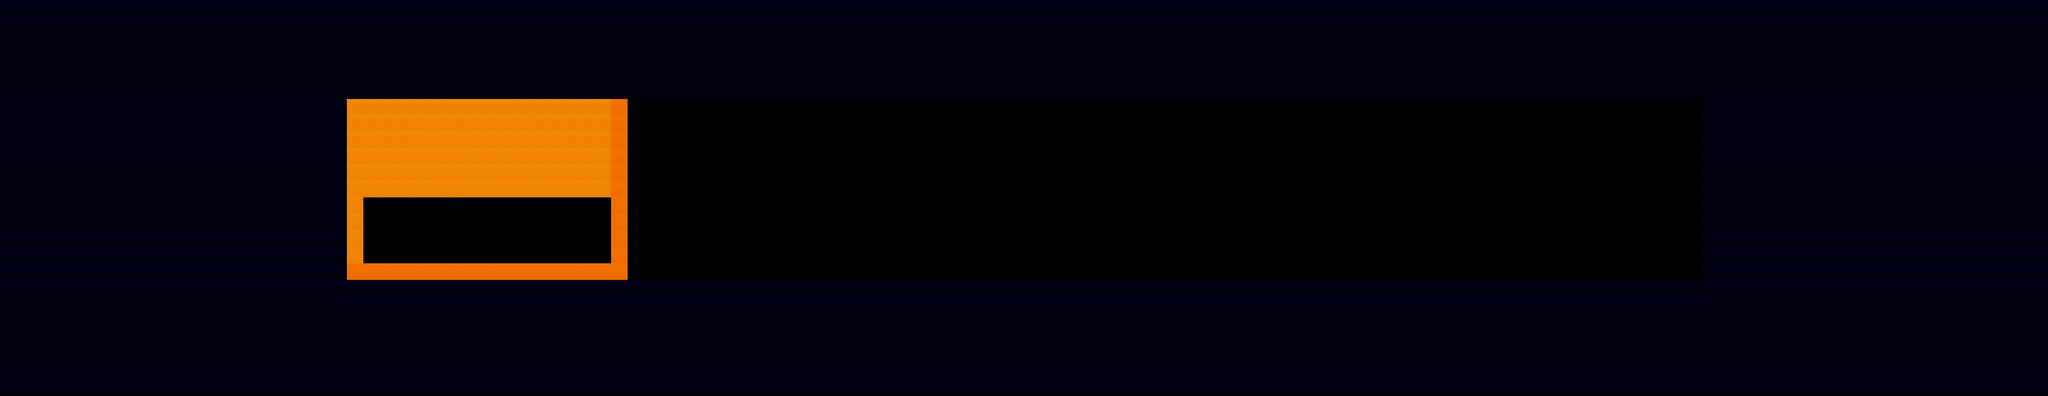

A level layout from a 2D game, rendered from its tile map. Below: a short description, then the map file with tile-grid data replaced by summaries:
An orthogonal 124x24 tile map with 24x24 px tiles, 22 tile layers (background1, background2, background3, background4, ...), 3 tilesets and 2 objects (target, exit).

<map version="1.0" orientation="orthogonal" renderorder="right-down" width="124" height="24" tilewidth="24" tileheight="24" nextobjectid="51">
 <tileset firstgid="1" name="levels" tilewidth="24" tileheight="24" tilecount="168" columns="8">
  <image source="levels.png" width="192" height="504" />
 </tileset>
 <tileset firstgid="169" name="backgrounds" tilewidth="48" tileheight="48" tilecount="16" columns="8">
  <image source="backgrounds.png" width="384" height="96" />
 </tileset>
 <tileset firstgid="185" name="large_backgrounds" tilewidth="240" tileheight="480" tilecount="8" columns="8">
  <image source="large_backgrounds.png" width="1920" height="480" />
 </tileset>
 <layer name="background1" width="124" height="24">
  <data>[2976 cells, 0 non-empty, 0 distinct tile ids]</data>
 </layer>
 <layer name="background2" width="124" height="24" offsetx="-24" offsety="144">
  <data>[2976 cells, 0 non-empty, 0 distinct tile ids]</data>
 </layer>
 <layer name="background3" width="124" height="24">
  <data>[2976 cells, 0 non-empty, 0 distinct tile ids]</data>
 </layer>
 <layer name="background4" width="124" height="24">
  <data>[2976 cells, 0 non-empty, 0 distinct tile ids]</data>
 </layer>
 <layer name="background5" width="124" height="24" offsetx="0" offsety="144">
  <data>[2976 cells, 0 non-empty, 0 distinct tile ids]</data>
 </layer>
 <layer name="background6" width="124" height="24">
  <data>[2976 cells, 0 non-empty, 0 distinct tile ids]</data>
 </layer>
 <layer name="background7" width="124" height="24">
  <data>[2976 cells, 0 non-empty, 0 distinct tile ids]</data>
 </layer>
 <layer name="background8" width="124" height="24">
  <data>[2976 cells, 0 non-empty, 0 distinct tile ids]</data>
 </layer>
 <layer name="background9" width="124" height="24">
  <data>[2976 cells, 0 non-empty, 0 distinct tile ids]</data>
 </layer>
 <layer name="background10" width="124" height="24">
  <data>[2976 cells, 0 non-empty, 0 distinct tile ids]</data>
 </layer>
 <layer name="ground" width="124" height="24">
  <data>[2976 cells, 382 non-empty, 3 distinct tile ids]</data>
 </layer>
 <objectgroup name="positions">
  <object id="1" name="target" x="576" y="360" width="24" height="24">
   <properties>
    <property name="default" value="1" />
    <property name="id" value="jinx_house_w" />
   </properties>
  </object>
  <object id="49" name="exit" x="539" y="359" width="24" height="24">
   <properties>
    <property name="goto" value="level01" />
    <property name="target" value="level01_w" />
   </properties>
  </object>
 </objectgroup>
 <layer name="ladder" width="124" height="24">
  <data>[2976 cells, 0 non-empty, 0 distinct tile ids]</data>
 </layer>
 <layer name="foreground10" width="124" height="24" offsetx="0" offsety="-1">
  <data>[2976 cells, 1726 non-empty, 4 distinct tile ids]</data>
 </layer>
 <layer name="foreground9" width="124" height="24">
  <data>[2976 cells, 0 non-empty, 0 distinct tile ids]</data>
 </layer>
 <layer name="foreground8" width="124" height="24">
  <data>[2976 cells, 0 non-empty, 0 distinct tile ids]</data>
 </layer>
 <layer name="foreground7" width="124" height="24">
  <data>[2976 cells, 0 non-empty, 0 distinct tile ids]</data>
 </layer>
 <layer name="foreground6" width="124" height="24">
  <data>[2976 cells, 0 non-empty, 0 distinct tile ids]</data>
 </layer>
 <layer name="foreground5" width="124" height="24">
  <data>[2976 cells, 0 non-empty, 0 distinct tile ids]</data>
 </layer>
 <layer name="foreground4" width="124" height="24">
  <data>[2976 cells, 0 non-empty, 0 distinct tile ids]</data>
 </layer>
 <layer name="foreground3" width="124" height="24">
  <data>[2976 cells, 0 non-empty, 0 distinct tile ids]</data>
 </layer>
 <layer name="foreground2" width="124" height="24">
  <data>[2976 cells, 0 non-empty, 0 distinct tile ids]</data>
 </layer>
 <layer name="foreground1" width="124" height="24">
  <data>[2976 cells, 1992 non-empty, 1 distinct tile ids]</data>
 </layer>
 <objectgroup name="animations" />
</map>